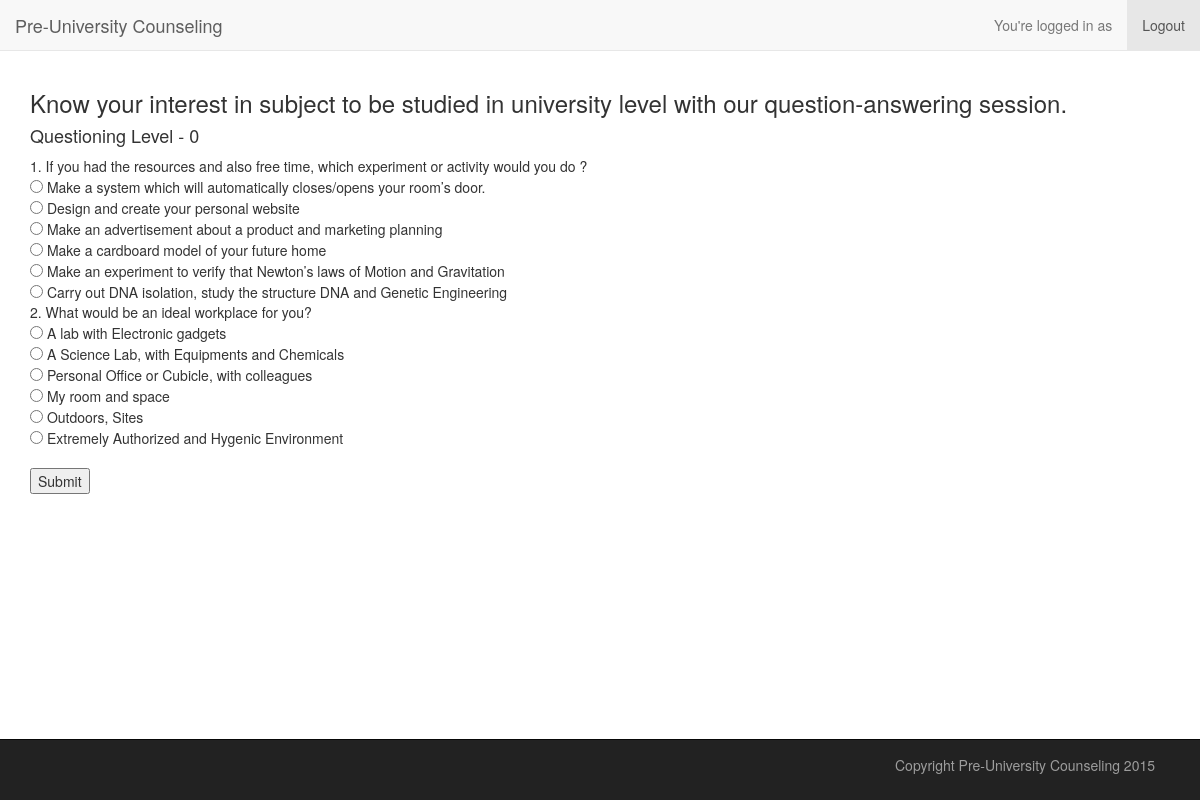
The page /cse470project/questioninglevel00.php on the database its author committed.
### cse470project/questioninglevel00.php (the view, shortened to what this page needs)
<!DOCTYPE html>
<html>
    <head>
        <link href="css/bootstrap.min.css" rel="stylesheet">
        <link href="css/custom.css" rel="stylesheet">
<?php
    include_once('headerwhenloggedin.php');
?>
    </head>
    <body>
        <div class="container">
            <?php
                require 'connect.php';
            ?>
            <h3>Know your interest in subject to be studied in university level with our question-answering session.</h3>
            <h4>Questioning Level - 0</h4>
            <?php
                $questionNumber = 1;
                $sql="SELECT `question`, `Qid` FROM `question bank` WHERE `question level` = 0";
                $query1 = mysqli_query($con, $sql);
                while($result = mysqli_fetch_array($query1)){
                    $keepQid = $result['Qid']; ?>
                    <?php echo $questionNumber . ". " .$result['question'] . "<br>";
                    $query2 = mysqli_query($con, "SELECT `ans`, `Aid_p` FROM `personal answer bank` WHERE `Qid` = $keepQid");
                    ?>
                    <form action="questioninglevel01.php" method="post"> <?php
                    while($result2 = mysqli_fetch_array($query2)){
                        ?>
                        <input type="radio" name="question<?php echo $questionNumber ?>" value="<?php echo $result2['Aid_p']; ?>"> <?php echo $result2['ans']; echo'<br>';
                    }
                    $questionNumber++;
                }
                    ?> <br>
                    <input type="submit" name="submit1">
                    <br>
                    </form>
        </div>
    </body>
<?php
    include_once('footer.php');
?>
</html>

### cse470project/css/custom.css (style rules this page uses)
body { padding-top: 70px; padding-bottom: 20px; }

### rows shown on the page
question bank: question "If you had the resources and also free time, which experiment or activity would you do ?"
personal answer bank: ans "Make a system which will automatically closes/opens your room’s door."
personal answer bank: ans "Design and create your personal website"
personal answer bank: ans "Make an advertisement about a product and marketing planning"
personal answer bank: ans "Make a cardboard model of your future home"
personal answer bank: ans "Make an experiment to verify that Newton’s laws of Motion and Gravitation"
personal answer bank: ans "Carry out DNA isolation, study the structure DNA and Genetic Engineering"
question bank: question "What would be an ideal workplace for you?"
personal answer bank: ans "A lab with Electronic gadgets"
personal answer bank: ans "A Science Lab, with Equipments and Chemicals"
personal answer bank: ans "Personal Office or Cubicle, with colleagues"
personal answer bank: ans "My room and space"
personal answer bank: ans "Outdoors, Sites"
personal answer bank: ans "Extremely Authorized and Hygenic Environment"
